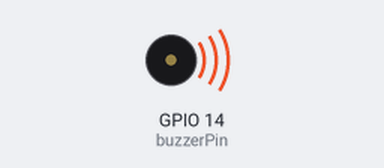
Simulated run of this program. Board: Raspberry Pi (BCM pin numbers). Parts: buzzer (waves = sounding). At 24.0 s the program stops and its outputs stay as they are.

Above: at 0.1 s.
At 24.1 s:
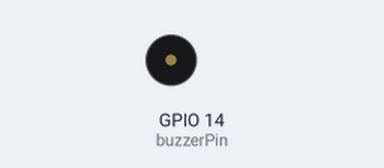
Timing chart, 0 to 25.5 s (numbered marks = the images above):
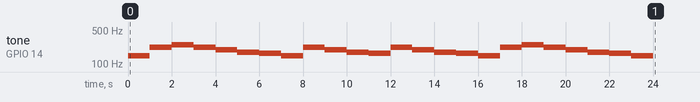

Measured:
- by itself, tone on GPIO 14 (buzzerPin): plays 147 Hz for 1.0 s, 220 Hz for 1.0 s, 247 Hz for 1.0 s, 220 Hz for 1.0 s, 196 Hz for 1.0 s, 175 Hz for 1.0 s … (24 notes in this stretch)

The program:

buzzer3.py
```python
import RPi.GPIO as GPIO
import time

buzzerPin = 14
melody  = [131, 147, 165, 175, 196, 220, 247, 262]
GPIO.setmode(GPIO.BCM)
GPIO.setup(buzzerPin, GPIO.OUT)

buzz = GPIO.PWM(buzzerPin, 440)
buzz.start(90.0)

twinkle = [1,1,5,5,6,6,5,4,4,3,3,2,2,1,
					5,5,4,4,3,3,2,5,5,4,4,3,3,2,
					1,1,5,5,6,6,5,4,4,3,3,2,2,1]

try:
		for i in range(0,len(twinkle)):
			buzz.ChangeFrequency(melody[twinkle[i]])
			if i == 6 or i == 13 or i == 20 or i == 27 or i==34 or i == 41:
				time.sleep(1.0)		# 2분음표 1초동안

			else:
				time.sleep(0.5)		# 4분음표 0.5초 동안
		buzz.stop()

finally :
	GPIO.cleanup()
```
